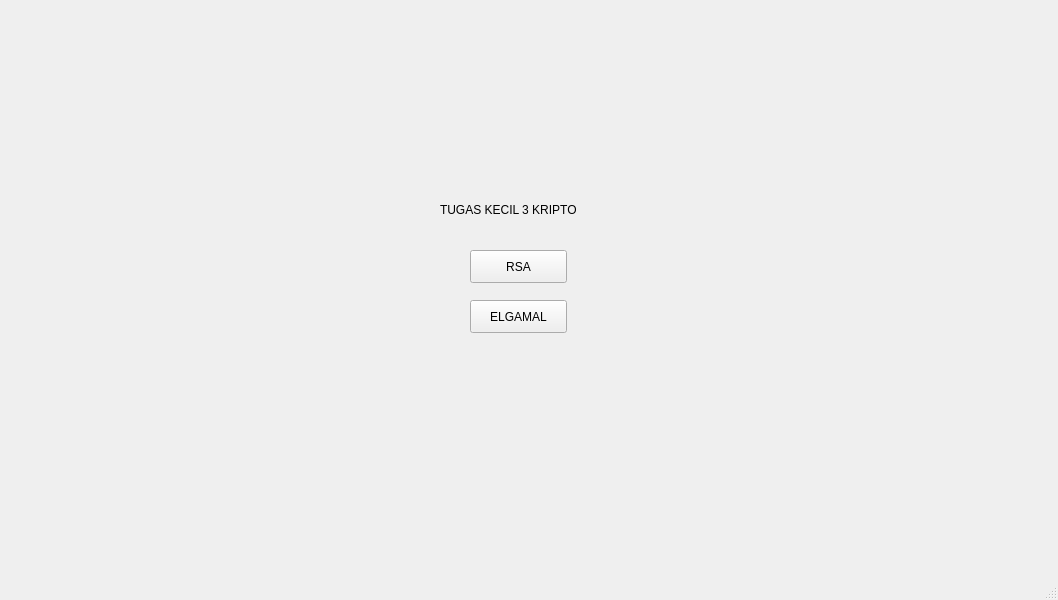
<?xml version="1.0" encoding="UTF-8"?>
<ui version="4.0">
 <class>MainWindow</class>
 <widget class="QMainWindow" name="MainWindow">
  <property name="geometry">
   <rect>
    <x>0</x>
    <y>0</y>
    <width>1058</width>
    <height>600</height>
   </rect>
  </property>
  <property name="windowTitle">
   <string>MainWindow</string>
  </property>
  <widget class="QWidget" name="main">
   <widget class="QStackedWidget" name="stackedWidget">
    <property name="geometry">
     <rect>
      <x>-10</x>
      <y>0</y>
      <width>1071</width>
      <height>601</height>
     </rect>
    </property>
    <widget class="QWidget" name="mainpage">
     <widget class="QLabel" name="title">
      <property name="geometry">
       <rect>
        <x>450</x>
        <y>200</y>
        <width>161</width>
        <height>20</height>
       </rect>
      </property>
      <property name="text">
       <string>TUGAS KECIL 3 KRIPTO</string>
      </property>
     </widget>
     <widget class="QPushButton" name="rsabutton">
      <property name="geometry">
       <rect>
        <x>480</x>
        <y>250</y>
        <width>97</width>
        <height>33</height>
       </rect>
      </property>
      <property name="text">
       <string>RSA</string>
      </property>
     </widget>
     <widget class="QPushButton" name="egbutton">
      <property name="geometry">
       <rect>
        <x>480</x>
        <y>300</y>
        <width>97</width>
        <height>33</height>
       </rect>
      </property>
      <property name="text">
       <string>ELGAMAL</string>
      </property>
     </widget>
    </widget>
    <widget class="QWidget" name="RSA">
     <widget class="QLineEdit" name="RSA_sess_n_value">
      <property name="geometry">
       <rect>
        <x>240</x>
        <y>100</y>
        <width>113</width>
        <height>31</height>
       </rect>
      </property>
     </widget>
     <widget class="QLineEdit" name="RSA_sess_y_value">
      <property name="geometry">
       <rect>
        <x>240</x>
        <y>220</y>
        <width>113</width>
        <height>31</height>
       </rect>
      </property>
     </widget>
     <widget class="QLabel" name="RSA_title">
      <property name="geometry">
       <rect>
        <x>530</x>
        <y>20</y>
        <width>67</width>
        <height>17</height>
       </rect>
      </property>
      <property name="text">
       <string>RSA</string>
      </property>
     </widget>
     <widget class="QPushButton" name="RSA_returnbutton">
      <property name="geometry">
       <rect>
        <x>500</x>
        <y>530</y>
        <width>97</width>
        <height>33</height>
       </rect>
      </property>
      <property name="text">
       <string>RETURN</string>
      </property>
     </widget>
     <widget class="QLabel" name="RSA_sess_y_label">
      <property name="geometry">
       <rect>
        <x>220</x>
        <y>220</y>
        <width>16</width>
        <height>17</height>
       </rect>
      </property>
      <property name="text">
       <string>y</string>
      </property>
     </widget>
     <widget class="QPushButton" name="RSA_sess_genbutton">
      <property name="geometry">
       <rect>
        <x>220</x>
        <y>260</y>
        <width>151</width>
        <height>31</height>
       </rect>
      </property>
      <property name="text">
       <string>Bangkitkan Kunci</string>
      </property>
     </widget>
     <widget class="QLabel" name="RSA_sess_label">
      <property name="geometry">
       <rect>
        <x>220</x>
        <y>60</y>
        <width>151</width>
        <height>17</height>
       </rect>
      </property>
      <property name="text">
       <string>Kunci Sesi Anda</string>
      </property>
     </widget>
     <widget class="QRadioButton" name="RSA_act_encbutton">
      <property name="geometry">
       <rect>
        <x>520</x>
        <y>250</y>
        <width>115</width>
        <height>21</height>
       </rect>
      </property>
      <property name="text">
       <string>Enkripsi</string>
      </property>
      <attribute name="buttonGroup">
       <string notr="true">buttonGroup_3</string>
      </attribute>
     </widget>
     <widget class="QLabel" name="RSA_sess_x_label">
      <property name="geometry">
       <rect>
        <x>220</x>
        <y>140</y>
        <width>16</width>
        <height>17</height>
       </rect>
      </property>
      <property name="text">
       <string>x</string>
      </property>
     </widget>
     <widget class="QLabel" name="RSA_key_n_label">
      <property name="geometry">
       <rect>
        <x>50</x>
        <y>180</y>
        <width>16</width>
        <height>17</height>
       </rect>
      </property>
      <property name="text">
       <string>n</string>
      </property>
     </widget>
     <widget class="QLabel" name="RSA_sess_n_label">
      <property name="geometry">
       <rect>
        <x>220</x>
        <y>100</y>
        <width>16</width>
        <height>17</height>
       </rect>
      </property>
      <property name="text">
       <string>n</string>
      </property>
     </widget>
     <widget class="QTextEdit" name="RSA_input_text">
      <property name="geometry">
       <rect>
        <x>520</x>
        <y>90</y>
        <width>511</width>
        <height>111</height>
       </rect>
      </property>
     </widget>
     <widget class="QPushButton" name="RSA_input_filebutton">
      <property name="geometry">
       <rect>
        <x>880</x>
        <y>210</y>
        <width>151</width>
        <height>33</height>
       </rect>
      </property>
      <property name="text">
       <string>Pilih dari file</string>
      </property>
     </widget>
     <widget class="QLabel" name="RSA_key_label">
      <property name="geometry">
       <rect>
        <x>50</x>
        <y>60</y>
        <width>151</width>
        <height>17</height>
       </rect>
      </property>
      <property name="text">
       <string>Kunci Kripto Anda</string>
      </property>
     </widget>
     <widget class="QLineEdit" name="RSA_key_n_value">
      <property name="geometry">
       <rect>
        <x>70</x>
        <y>180</y>
        <width>113</width>
        <height>31</height>
       </rect>
      </property>
     </widget>
     <widget class="QLineEdit" name="RSA_key_e_value">
      <property name="geometry">
       <rect>
        <x>70</x>
        <y>100</y>
        <width>113</width>
        <height>31</height>
       </rect>
      </property>
     </widget>
     <widget class="QPushButton" name="RSA_act_execbutton">
      <property name="geometry">
       <rect>
        <x>520</x>
        <y>310</y>
        <width>151</width>
        <height>33</height>
       </rect>
      </property>
      <property name="text">
       <string>EXECUTE</string>
      </property>
     </widget>
     <widget class="QPushButton" name="RSA_key_savebutton">
      <property name="geometry">
       <rect>
        <x>40</x>
        <y>340</y>
        <width>151</width>
        <height>33</height>
       </rect>
      </property>
      <property name="text">
       <string>Simpan Kunci</string>
      </property>
     </widget>
     <widget class="QTextEdit" name="RSA_output_text">
      <property name="geometry">
       <rect>
        <x>520</x>
        <y>380</y>
        <width>511</width>
        <height>111</height>
       </rect>
      </property>
     </widget>
     <widget class="QPushButton" name="RSA_key_filebutton">
      <property name="geometry">
       <rect>
        <x>40</x>
        <y>300</y>
        <width>151</width>
        <height>33</height>
       </rect>
      </property>
      <property name="text">
       <string>Pilih kunci dari file</string>
      </property>
     </widget>
     <widget class="QLabel" name="RSA_key_d_label">
      <property name="geometry">
       <rect>
        <x>50</x>
        <y>140</y>
        <width>16</width>
        <height>17</height>
       </rect>
      </property>
      <property name="text">
       <string>d</string>
      </property>
     </widget>
     <widget class="QLineEdit" name="RSA_sess_x_value">
      <property name="geometry">
       <rect>
        <x>240</x>
        <y>140</y>
        <width>113</width>
        <height>31</height>
       </rect>
      </property>
     </widget>
     <widget class="QLabel" name="RSA_act_label">
      <property name="geometry">
       <rect>
        <x>520</x>
        <y>220</y>
        <width>181</width>
        <height>17</height>
       </rect>
      </property>
      <property name="text">
       <string>Pilih aksi</string>
      </property>
     </widget>
     <widget class="QLabel" name="RSA_output_label">
      <property name="geometry">
       <rect>
        <x>520</x>
        <y>360</y>
        <width>231</width>
        <height>17</height>
       </rect>
      </property>
      <property name="text">
       <string>Hasil</string>
      </property>
     </widget>
     <widget class="QLabel" name="RSA_key_e_label">
      <property name="geometry">
       <rect>
        <x>50</x>
        <y>100</y>
        <width>16</width>
        <height>17</height>
       </rect>
      </property>
      <property name="text">
       <string>e</string>
      </property>
     </widget>
     <widget class="QLineEdit" name="RSA_sess_g_value">
      <property name="geometry">
       <rect>
        <x>240</x>
        <y>180</y>
        <width>113</width>
        <height>31</height>
       </rect>
      </property>
     </widget>
     <widget class="QLabel" name="RSA_sess_g_label">
      <property name="geometry">
       <rect>
        <x>220</x>
        <y>180</y>
        <width>16</width>
        <height>17</height>
       </rect>
      </property>
      <property name="text">
       <string>g</string>
      </property>
     </widget>
     <widget class="QPushButton" name="RSA_key_genbutton">
      <property name="geometry">
       <rect>
        <x>40</x>
        <y>262</y>
        <width>151</width>
        <height>31</height>
       </rect>
      </property>
      <property name="text">
       <string>Bangkitkan Kunci</string>
      </property>
     </widget>
     <widget class="QLineEdit" name="RSA_key_d_value">
      <property name="geometry">
       <rect>
        <x>70</x>
        <y>140</y>
        <width>113</width>
        <height>31</height>
       </rect>
      </property>
     </widget>
     <widget class="QRadioButton" name="RSA_act_decbutton">
      <property name="geometry">
       <rect>
        <x>520</x>
        <y>280</y>
        <width>115</width>
        <height>21</height>
       </rect>
      </property>
      <property name="text">
       <string>Dekripsi</string>
      </property>
      <attribute name="buttonGroup">
       <string notr="true">buttonGroup_3</string>
      </attribute>
     </widget>
     <widget class="QLabel" name="RSA_input_label">
      <property name="geometry">
       <rect>
        <x>520</x>
        <y>70</y>
        <width>231</width>
        <height>17</height>
       </rect>
      </property>
      <property name="text">
       <string>Masukan teks Anda disini</string>
      </property>
     </widget>
     <widget class="QLabel" name="RSA_time_label">
      <property name="geometry">
       <rect>
        <x>690</x>
        <y>320</y>
        <width>131</width>
        <height>17</height>
       </rect>
      </property>
      <property name="text">
       <string>Lama Proses (s):</string>
      </property>
     </widget>
     <widget class="QLabel" name="RSA_time_value">
      <property name="geometry">
       <rect>
        <x>810</x>
        <y>320</y>
        <width>131</width>
        <height>17</height>
       </rect>
      </property>
      <property name="text">
       <string>-</string>
      </property>
     </widget>
     <widget class="QRadioButton" name="RSA_fmt_txtbutton">
      <property name="geometry">
       <rect>
        <x>690</x>
        <y>250</y>
        <width>115</width>
        <height>21</height>
       </rect>
      </property>
      <property name="text">
       <string>Teks</string>
      </property>
      <attribute name="buttonGroup">
       <string notr="true">buttonGroup_4</string>
      </attribute>
     </widget>
     <widget class="QRadioButton" name="RSA_fmt_filebutton">
      <property name="geometry">
       <rect>
        <x>690</x>
        <y>280</y>
        <width>115</width>
        <height>21</height>
       </rect>
      </property>
      <property name="text">
       <string>Berkas</string>
      </property>
      <attribute name="buttonGroup">
       <string notr="true">buttonGroup_4</string>
      </attribute>
     </widget>
     <widget class="QLabel" name="RSA_fmt_label">
      <property name="geometry">
       <rect>
        <x>690</x>
        <y>220</y>
        <width>181</width>
        <height>17</height>
       </rect>
      </property>
      <property name="text">
       <string>Pilih format</string>
      </property>
     </widget>
     <widget class="QTextEdit" name="RSA_sess_result">
      <property name="geometry">
       <rect>
        <x>220</x>
        <y>300</y>
        <width>151</width>
        <height>87</height>
       </rect>
      </property>
     </widget>
    </widget>
    <widget class="QWidget" name="ELGAMAL">
     <widget class="QPushButton" name="EG_key_savebutton">
      <property name="geometry">
       <rect>
        <x>30</x>
        <y>340</y>
        <width>151</width>
        <height>33</height>
       </rect>
      </property>
      <property name="text">
       <string>Simpan Kunci</string>
      </property>
     </widget>
     <widget class="QPushButton" name="EG_act_execbutton">
      <property name="geometry">
       <rect>
        <x>510</x>
        <y>310</y>
        <width>151</width>
        <height>33</height>
       </rect>
      </property>
      <property name="text">
       <string>EXECUTE</string>
      </property>
     </widget>
     <widget class="QPushButton" name="EG_key_genbutton">
      <property name="geometry">
       <rect>
        <x>30</x>
        <y>262</y>
        <width>151</width>
        <height>31</height>
       </rect>
      </property>
      <property name="text">
       <string>Bangkitkan Kunci</string>
      </property>
     </widget>
     <widget class="QLabel" name="EG_key_label">
      <property name="geometry">
       <rect>
        <x>40</x>
        <y>60</y>
        <width>151</width>
        <height>17</height>
       </rect>
      </property>
      <property name="text">
       <string>Kunci Kripto Anda</string>
      </property>
     </widget>
     <widget class="QPushButton" name="EG_key_filebutton">
      <property name="geometry">
       <rect>
        <x>30</x>
        <y>300</y>
        <width>151</width>
        <height>33</height>
       </rect>
      </property>
      <property name="text">
       <string>Pilih kunci dari file</string>
      </property>
     </widget>
     <widget class="QLabel" name="EG_input_label">
      <property name="geometry">
       <rect>
        <x>510</x>
        <y>70</y>
        <width>231</width>
        <height>17</height>
       </rect>
      </property>
      <property name="text">
       <string>Masukan teks Anda disini</string>
      </property>
     </widget>
     <widget class="QRadioButton" name="EG_act_decbutton">
      <property name="geometry">
       <rect>
        <x>510</x>
        <y>280</y>
        <width>115</width>
        <height>21</height>
       </rect>
      </property>
      <property name="text">
       <string>Dekripsi</string>
      </property>
      <attribute name="buttonGroup">
       <string notr="true">buttonGroup</string>
      </attribute>
     </widget>
     <widget class="QRadioButton" name="EG_act_encbutton">
      <property name="geometry">
       <rect>
        <x>510</x>
        <y>250</y>
        <width>115</width>
        <height>21</height>
       </rect>
      </property>
      <property name="text">
       <string>Enkripsi</string>
      </property>
      <attribute name="buttonGroup">
       <string notr="true">buttonGroup</string>
      </attribute>
     </widget>
     <widget class="QPushButton" name="EG_input_filebutton">
      <property name="geometry">
       <rect>
        <x>870</x>
        <y>210</y>
        <width>151</width>
        <height>33</height>
       </rect>
      </property>
      <property name="text">
       <string>Pilih dari file</string>
      </property>
     </widget>
     <widget class="QTextEdit" name="EG_output_text">
      <property name="geometry">
       <rect>
        <x>510</x>
        <y>380</y>
        <width>511</width>
        <height>111</height>
       </rect>
      </property>
     </widget>
     <widget class="QLabel" name="EG_act_label">
      <property name="geometry">
       <rect>
        <x>510</x>
        <y>220</y>
        <width>181</width>
        <height>17</height>
       </rect>
      </property>
      <property name="text">
       <string>Pilih aksi</string>
      </property>
     </widget>
     <widget class="QTextEdit" name="EG_input_text">
      <property name="geometry">
       <rect>
        <x>510</x>
        <y>90</y>
        <width>511</width>
        <height>111</height>
       </rect>
      </property>
     </widget>
     <widget class="QLabel" name="EG_output_label">
      <property name="geometry">
       <rect>
        <x>510</x>
        <y>360</y>
        <width>231</width>
        <height>17</height>
       </rect>
      </property>
      <property name="text">
       <string>Hasil</string>
      </property>
     </widget>
     <widget class="QLabel" name="EG_title">
      <property name="geometry">
       <rect>
        <x>500</x>
        <y>20</y>
        <width>67</width>
        <height>17</height>
       </rect>
      </property>
      <property name="text">
       <string>ELGAMAL</string>
      </property>
     </widget>
     <widget class="QPushButton" name="EG_returnbutton">
      <property name="geometry">
       <rect>
        <x>490</x>
        <y>530</y>
        <width>97</width>
        <height>33</height>
       </rect>
      </property>
      <property name="text">
       <string>RETURN</string>
      </property>
     </widget>
     <widget class="QLineEdit" name="EG_key_p_value">
      <property name="geometry">
       <rect>
        <x>60</x>
        <y>100</y>
        <width>113</width>
        <height>31</height>
       </rect>
      </property>
     </widget>
     <widget class="QLabel" name="EG_key_p_label">
      <property name="geometry">
       <rect>
        <x>40</x>
        <y>100</y>
        <width>16</width>
        <height>17</height>
       </rect>
      </property>
      <property name="text">
       <string>p</string>
      </property>
     </widget>
     <widget class="QLabel" name="EG_key_x_label">
      <property name="geometry">
       <rect>
        <x>40</x>
        <y>140</y>
        <width>16</width>
        <height>17</height>
       </rect>
      </property>
      <property name="text">
       <string>x</string>
      </property>
     </widget>
     <widget class="QLineEdit" name="EG_key_x_value">
      <property name="geometry">
       <rect>
        <x>60</x>
        <y>140</y>
        <width>113</width>
        <height>31</height>
       </rect>
      </property>
     </widget>
     <widget class="QLineEdit" name="EG_key_g_value">
      <property name="geometry">
       <rect>
        <x>60</x>
        <y>180</y>
        <width>113</width>
        <height>31</height>
       </rect>
      </property>
     </widget>
     <widget class="QLabel" name="EG_key_g_label">
      <property name="geometry">
       <rect>
        <x>40</x>
        <y>180</y>
        <width>16</width>
        <height>17</height>
       </rect>
      </property>
      <property name="text">
       <string>g</string>
      </property>
     </widget>
     <widget class="QLabel" name="EG_key_y_label">
      <property name="geometry">
       <rect>
        <x>40</x>
        <y>220</y>
        <width>16</width>
        <height>17</height>
       </rect>
      </property>
      <property name="text">
       <string>y</string>
      </property>
     </widget>
     <widget class="QLineEdit" name="EG_key_y_value">
      <property name="geometry">
       <rect>
        <x>60</x>
        <y>220</y>
        <width>113</width>
        <height>31</height>
       </rect>
      </property>
     </widget>
     <widget class="QLabel" name="EG_sess_n_label">
      <property name="geometry">
       <rect>
        <x>210</x>
        <y>100</y>
        <width>16</width>
        <height>17</height>
       </rect>
      </property>
      <property name="text">
       <string>n</string>
      </property>
     </widget>
     <widget class="QLineEdit" name="EG_sess_g_value">
      <property name="geometry">
       <rect>
        <x>230</x>
        <y>180</y>
        <width>113</width>
        <height>31</height>
       </rect>
      </property>
     </widget>
     <widget class="QLineEdit" name="EG_sess_x_value">
      <property name="geometry">
       <rect>
        <x>230</x>
        <y>140</y>
        <width>113</width>
        <height>31</height>
       </rect>
      </property>
     </widget>
     <widget class="QLineEdit" name="EG_sess_n_value">
      <property name="geometry">
       <rect>
        <x>230</x>
        <y>100</y>
        <width>113</width>
        <height>31</height>
       </rect>
      </property>
     </widget>
     <widget class="QLabel" name="EG_sess_g_label">
      <property name="geometry">
       <rect>
        <x>210</x>
        <y>180</y>
        <width>16</width>
        <height>17</height>
       </rect>
      </property>
      <property name="text">
       <string>g</string>
      </property>
     </widget>
     <widget class="QLabel" name="EG_sess_x_label">
      <property name="geometry">
       <rect>
        <x>210</x>
        <y>140</y>
        <width>16</width>
        <height>17</height>
       </rect>
      </property>
      <property name="text">
       <string>x</string>
      </property>
     </widget>
     <widget class="QLabel" name="EG_sess_y_label">
      <property name="geometry">
       <rect>
        <x>210</x>
        <y>220</y>
        <width>16</width>
        <height>17</height>
       </rect>
      </property>
      <property name="text">
       <string>y</string>
      </property>
     </widget>
     <widget class="QLineEdit" name="EG_sess_y_value">
      <property name="geometry">
       <rect>
        <x>230</x>
        <y>220</y>
        <width>113</width>
        <height>31</height>
       </rect>
      </property>
     </widget>
     <widget class="QLabel" name="EG_sess_label">
      <property name="geometry">
       <rect>
        <x>210</x>
        <y>60</y>
        <width>151</width>
        <height>17</height>
       </rect>
      </property>
      <property name="text">
       <string>Kunci Sesi Anda</string>
      </property>
     </widget>
     <widget class="QPushButton" name="EG_sess_genbutton">
      <property name="geometry">
       <rect>
        <x>210</x>
        <y>260</y>
        <width>151</width>
        <height>31</height>
       </rect>
      </property>
      <property name="text">
       <string>Bangkitkan Kunci</string>
      </property>
     </widget>
     <widget class="QRadioButton" name="EG_fmt_filebutton">
      <property name="geometry">
       <rect>
        <x>680</x>
        <y>280</y>
        <width>115</width>
        <height>21</height>
       </rect>
      </property>
      <property name="text">
       <string>Berkas</string>
      </property>
      <attribute name="buttonGroup">
       <string notr="true">buttonGroup_2</string>
      </attribute>
     </widget>
     <widget class="QRadioButton" name="EG_fmt_txtbutton">
      <property name="geometry">
       <rect>
        <x>680</x>
        <y>250</y>
        <width>115</width>
        <height>21</height>
       </rect>
      </property>
      <property name="text">
       <string>Teks</string>
      </property>
      <attribute name="buttonGroup">
       <string notr="true">buttonGroup_2</string>
      </attribute>
     </widget>
     <widget class="QLabel" name="EG_fmt_label">
      <property name="geometry">
       <rect>
        <x>680</x>
        <y>220</y>
        <width>181</width>
        <height>17</height>
       </rect>
      </property>
      <property name="text">
       <string>Pilih format</string>
      </property>
     </widget>
     <widget class="QTextEdit" name="EG_sess_result">
      <property name="geometry">
       <rect>
        <x>210</x>
        <y>300</y>
        <width>151</width>
        <height>87</height>
       </rect>
      </property>
     </widget>
     <widget class="QLabel" name="EG_time_label">
      <property name="geometry">
       <rect>
        <x>680</x>
        <y>320</y>
        <width>131</width>
        <height>17</height>
       </rect>
      </property>
      <property name="text">
       <string>Lama Proses (s):</string>
      </property>
     </widget>
     <widget class="QLabel" name="EG_time_value">
      <property name="geometry">
       <rect>
        <x>800</x>
        <y>320</y>
        <width>131</width>
        <height>17</height>
       </rect>
      </property>
      <property name="text">
       <string>-</string>
      </property>
     </widget>
    </widget>
   </widget>
  </widget>
  <widget class="QStatusBar" name="statusbar"/>
 </widget>
 <resources/>
 <connections/>
 <buttongroups>
  <buttongroup name="buttonGroup"/>
  <buttongroup name="buttonGroup_2"/>
  <buttongroup name="buttonGroup_3"/>
  <buttongroup name="buttonGroup_4"/>
 </buttongroups>
</ui>
